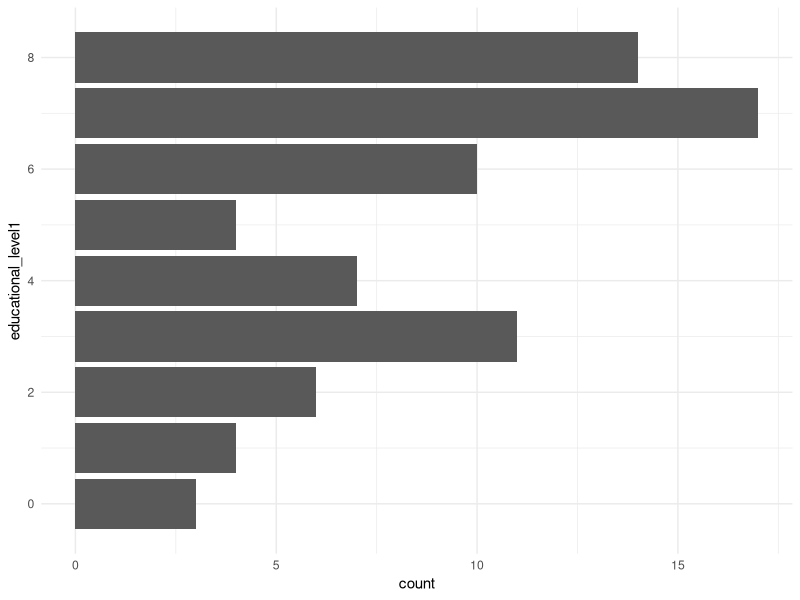

Reproduce this figure in R. (Note: this script raises an error after producing the figure.)
# =============================================================================
# ==== EXERCISE 3A
# =============================================================================

# Read the example dataset. We use col_types = "c" to make sure the
# codes are read as character (there are codes 01 which are different from 1).
library(tidyverse)
dta_fct <- read_csv("data/demodata.csv", col_types = "c", na = "")

# Read the code list for the educational_level1 column
isced <- read_csv("data/isced-main.csv", na = "", col_types = "c")


# Use dplyr to convert the column educational_level1 to factor using the labels from the
# code list.

# Create a frequency tibble with the number of persons per educational level using count

# =============================================================================
# ==== EXERCISE 3B
# =============================================================================

# Derive a new variable categorising the educational level into three levels:
# Use either a forcats function or a dplyr function to achieve this
#
# Low: 'Early childhood education', 'Primary education',
#      'Lower secondary education'
#
# Middle: 'Upper secondary education', 'Post-secondary non-tertiary education',
#      'Short-cycle tertiary education'
#
# High: 'Bachelor's or equivalent level', 'Master's or equivalent level',
#      'Doctoral or equivalent level'

# =============================================================================
# ==== EXERCISE 3C
# =============================================================================
# 1) Use ggplot2 to create a bar chart from dta_fct that shows the frequency
# of educational_level1
dta_fct |>
  ggplot(aes(x = educational_level1)) +
  geom_bar() +
  coord_flip() +
  theme_minimal()

# 2) Use a function from forcats to sort eductional_level1 on frequency on repeat
# the plot

dta_fct |>
  mutate(educational_level1 = fct_infreq(educational_level1)) |>
  ggplot(aes(x = educational_level1)) +
  geom_bar() +
  coord_flip() +
  theme_minimal()

# 3) adapt the previous plot so the categories with a frequency less than 5 are combined (there is a function for that...)
dta_fct |>
  mutate(
    educational_level1 = fct_lump_min(educational_level1, min = 5),
    educational_level1 = fct_infreq(educational_level1)
  ) |>
  ggplot(aes(x = educational_level1)) +
  geom_bar() +
  coord_flip() +
  theme_minimal()

# =============================================================================
# ==== EXERCISE 3D - BONUS
# =============================================================================

# We estimate regression model predicting income based on educational level

m <- lm(income ~ educational_level3, data = dta)

# Modify the model such that 'middle' is the reference class in the regression.
# use a function from forcats to do that

# =============================================================================
# ==== EXERCISE 3E - BONUS
# =============================================================================

# For the variable with educational level 'low', 'middle', 'high', change
# the labels to labels in another language (your own if that is not english).
#
# 1) Find a recoding function in forcats to do it
# 2) Find a recoding function in dplyr to do it
